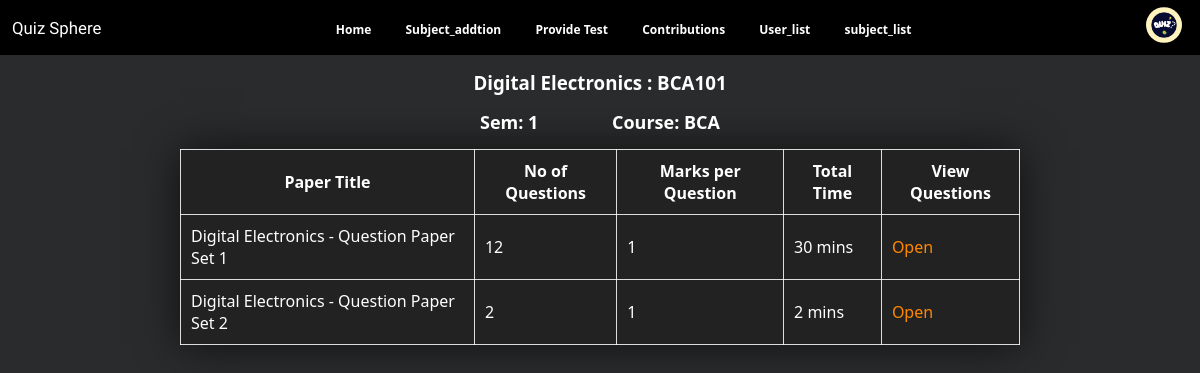
Before: /Admin_Allpages/questionstatus.php?subject_id=3 (signed in) with the older database file.
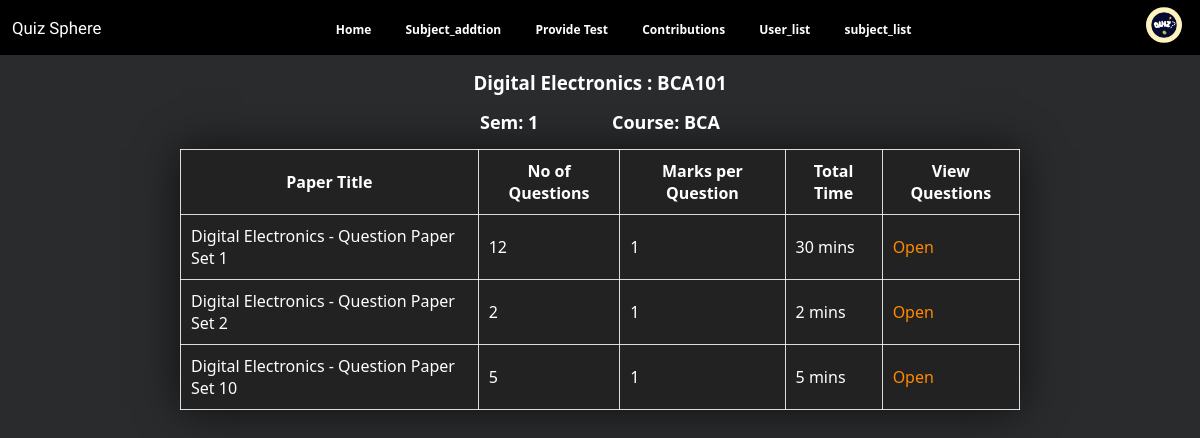
After: the same page with the newer database file.
### tables this page shows
CREATE TABLE `subjects` (
  `subject_id` int(11) NOT NULL,
  `subject_name` varchar(100) NOT NULL,
  `subject_code` varchar(10) NOT NULL,
  `course` varchar(100) NOT NULL,
  `semester` int(10) NOT NULL,
  `details` text DEFAULT NULL,
  `id_card` varchar(255) DEFAULT NULL,
  `submit_by` varchar(50) NOT NULL DEFAULT 'admin'
);

CREATE TABLE `paperdetails` (
  `paper_id` int(11) NOT NULL,
  `subject_id` int(11) DEFAULT NULL,
  `num_of_questions` int(11) NOT NULL,
  `marks_per_question` int(11) NOT NULL,
  `time_limit` int(11) DEFAULT NULL,
  `submitted_by` varchar(255) NOT NULL DEFAULT 'admin'
);

### Admin_Allpages/questionstatus.php (the view, shortened to what this page needs)
<?php
include '../config.php';
$subject_id = isset($_GET['subject_id']) ? $_GET['subject_id'] : 0;
$subject_query = "SELECT subject_name, subject_code, course, semester FROM subjects WHERE subject_id = $subject_id";
$subject_result = mysqli_query($conn, $subject_query);
$subject = mysqli_fetch_assoc($subject_result);
$papers_query = "SELECT * FROM paperdetails WHERE subject_id = $subject_id";
$papers_result = mysqli_query($conn, $papers_query);
?>
<!DOCTYPE html>
<html lang="en">
<head>
    <link rel="stylesheet" href="css/questionstatus.css">
    <link rel="stylesheet" href="../Navber/style.css">
</head>
<body>
    <?php include '../Navber/adminnav.php'; ?>
    <h3 class="heading1"><?php echo $subject['subject_name'] . ": " . $subject['subject_code']; ?></h3>
    <p class="para1"><b>Sem: <?php echo $subject['semester']; ?></b></p>
    <p class="para2"><b>Course: <?php echo $subject['course']; ?></b></p>
    <br>
    <div class="content">
        <table>
            <thead>
                <tr>
                    <th>Paper Title</th>
                    <th>No of Questions</th>
                    <th>Marks per Question</th>
                    <th>Total Time</th>
                    <th>View Questions</th>
                </tr>
            </thead>
            <tbody>
                <?php if (mysqli_num_rows($papers_result) > 0): ?>
                    <?php while ($paper = mysqli_fetch_assoc($papers_result)):
                        $paper_title = $subject['subject_name'] . " - Question Paper Set " . $paper['paper_id'];
                        ?>
                        <tr>
                            <td><?php echo $paper_title; ?></td>
                            <td><?php echo $paper['num_of_questions']; ?></td>
                            <td><?php echo $paper['marks_per_question']; ?></td>
                            <td><?php echo $paper['time_limit']; ?> mins</td>
                            <td>
                                <a href="../Admin_Allpages/questions.php?paper_id=<?php echo $paper['paper_id']; ?>"
                                    class="links">Open</a>
                            </td>
                        </tr>
                    <?php endwhile; ?>
                <?php else: ?>
                    <tr>
                        <td colspan="5">No papers available for this subject.</td>
                    </tr>
                <?php endif; ?>
            </tbody>
        </table>
    </div>
</body>
</html>

### Navber/adminnav.php (shortened to what this page needs)
<?php
require '../config.php';
$user_id = $_SESSION['user_id'];
$query = $conn->prepare("SELECT u.name, a.profile_image FROM admins u
                        JOIN admindetails a ON u.id = a.user_id
                        WHERE u.id = ?");
$query->bind_param("i", $user_id);
$query->execute();
$result = $query->get_result();
if ($result->num_rows > 0) {
    $user = $result->fetch_assoc();
    $name = $user['name'];
    $profile_image = $user['profile_image'];
} else {
    $profile_image = "image/icon.jpg";
}
?>
<!DOCTYPE html>
<html lang="en">
<head>
    <link rel="stylesheet" href="style.css">
</head>
<body>
    <header class="header">
        <div class="logo">
            <p class="quiz">Quiz Sphere</p>
        </div>
        <nav class="nav">
            <a href="../admin_home_page/adminhome.php">Home</a>
            <a href="../Admin_Allpages/subjectaddition.php">Subject_addtion</a>
            <a href="../Admin_Allpages/questionformat.php">Provide Test</a>
            <a href="../Admin_Allpages/takequiz.php">Contributions</a>
            <a href="../Admin_Allpages/studentlist.php">User_list</a>
            <a href="../Admin_Allpages/subjectlist.php">subject_list</a>
        </nav>
        <div class="profile">
            <img src="<?php echo htmlspecialchars($profile_image); ?>" alt="Profile Icon" class="profile-icon"
                onclick="togglePopup()">
        </div>
    </header>
</body>
</html>

### Admin_Allpages/css/questionstatus.css (style rules this page uses)
* { margin: 0; padding: 0; font: 1em; }
body { background-color: #333; color: #ffffff; }
.heading1 { text-align: center; margin-top: 15px; }
.para1 { float: left; padding-left: 40%; margin-top: 15px; font-size: 18px; font-weight: 30px; }
.para2 { float: right; padding-right: 40%; margin-top: 15px; font-size: 18px; font-weight: 30px; }
.content { margin-top: 3vw; }
table { margin: auto; padding: auto; border-collapse: collapse; background-color: #222; box-shadow: 0 0 40px rgba(0, 0, 0, 0.633); width: 70%; text-align: center; align-items: center; }
th { padding: 10px; text-align: center; }
td { padding: 10px; text-align: left; }
table, th, td { border: 1px solid rgba(255, 255, 255, 0.845); }
.links { text-decoration: none; color: rgb(255, 136, 0); cursor: pointer; }

### Navber/style.css (style rules this page uses)
* { font-family: Arial, sans-serif; margin: 0; padding: 0; }
body { font-family: Arial, sans-serif; }
.quiz { font-family: "Leckerli One", cursive; color: rgb(255, 255, 255); font-size: 1.4vw; padding-left: 1vw; }
.header { display: flex; justify-content: space-between; align-items: center; background-color: #000000; position: relative; width: 100vw; }
.nav { flex: 2; text-align: center; }
.nav a { margin: 0 15px; text-decoration: none; color: rgb(255, 255, 255); font-size: 1vw; font-weight: bold; }
.profile { position: relative; }
.profile-icon { width: 3vw; cursor: pointer; margin-right: 1.5vw; border-radius: 50%; padding: 0.6vw 0vw; }

### Admin_Allpages/css/style.css (style rules this page uses)
* { margin: 0; padding: 0; font-family: system-ui, -apple-system, BlinkMacSystemFont, "Segoe UI", Roboto, Oxygen, Ubuntu, Cantarell, "Open Sans", "Helvetica Neue", sans-serif; }
body { background-color: #292b2c; color: #ffffff; }

Changed rows visible on the page:
added paperdetails: paper_title "Digital Electronics - Question Paper Set 10", num_of_questions "5", marks_per_question "1", time_limit "5"
